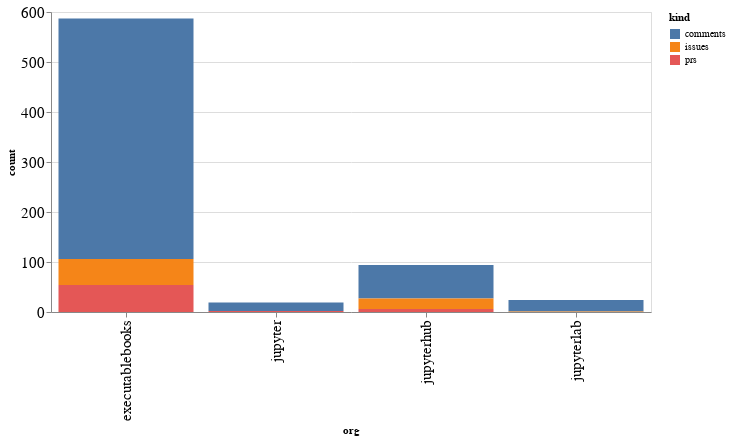

Source (notebook cell):
### Code cell
alt.Chart(org_summaries, width=600).mark_bar().encode(
    x='org',
    y='count',
    color='kind',
    tooltip="org"
)

### Figure 1 — Vega-Lite specification as saved in the notebook (floating-point values rounded to 4 significant figures)
{"config": {"axisLeft": {"labelFontSize": 15}, "axisBottom": {"labelFontSize": 15}}, "data": {"name": "data-67c7ab9ca4db4574e8a5191cb848d83c"}, "mark": "bar", "encoding": {"color": {"type": "nominal", "field": "kind"}, "tooltip": {"type": "nominal", "field": "org"}, "x": {"type": "nominal", "field": "org"}, "y": {"type": "quantitative", "field": "count"}}, "width": 600, "$schema": "https://vega.github.io/schema/vega-lite/v4.8.1.json", "datasets": {"data-67c7ab9ca4db4574e8a5191cb848d83c": [{"org": "executablebooks", "kind": "comments", "count": 481}, {"org": "executablebooks", "kind": "issues", "count": 52}, {"org": "executablebooks", "kind": "prs", "count": 54}, {"org": "jupyter", "kind": "comments", "count": 17}, {"org": "jupyter", "kind": "prs", "count": 2}, {"org": "jupyterhub", "kind": "comments", "count": 67}, {"org": "jupyterhub", "kind": "issues", "count": 21}, {"org": "jupyterhub", "kind": "prs", "count": 6}, {"org": "jupyterlab", "kind": "comments", "count": 23}, {"org": "jupyterlab", "kind": "issues", "count": 1}]}}
